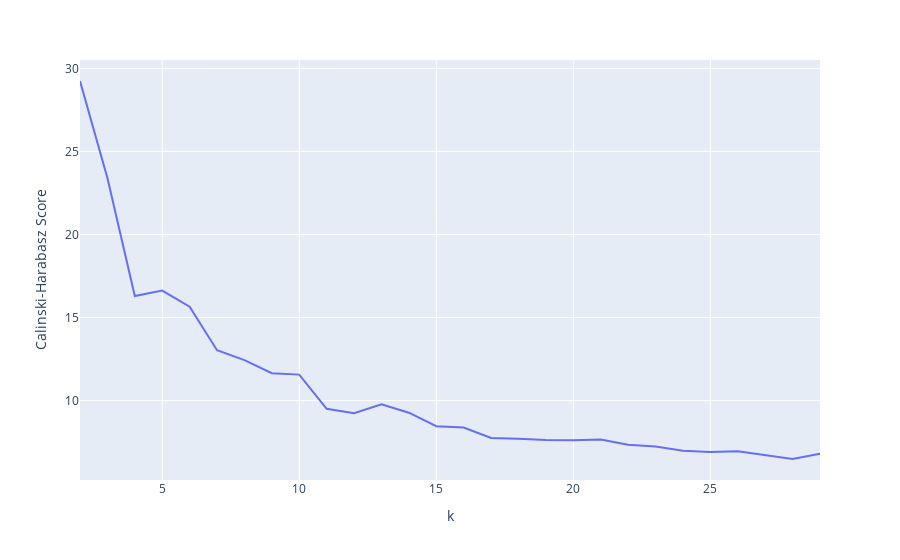

The cell this chart's notebook holds for it:
### Code cell
fig = px.line(df, x='k', y='Calinski-Harabasz Score')
fig.show()

### Figure 1 — Plotly figure (JSON) as saved in the notebook; plotly's stock layout.template omitted (floating-point values rounded to 4 significant figures)
{"data": [{"hovertemplate": "k=%{x}<br>Calinski-Harabasz Score=%{y}<extra></extra>", "legendgroup": "", "line": {"color": "#636efa", "dash": "solid"}, "mode": "lines", "name": "", "orientation": "v", "showlegend": false, "type": "scatter", "x": [2, 3, 4, 5, 6, 7, 8, 9, 10, 11, 12, 13, 14, 15, 16, 17, 18, 19, 20, 21, 22, 23, 24, 25, 26, 27, 28, 29], "xaxis": "x", "y": [29.24, 23.41, 16.29, 16.62, 15.66, 13.03, 12.44, 11.65, 11.56, 9.504, 9.242, 9.779, 9.271, 8.457, 8.383, 7.753, 7.708, 7.632, 7.62, 7.66, 7.338, 7.242, 6.986, 6.908, 6.955, 6.709, 6.484, 6.809], "yaxis": "y"}], "layout": {"legend": {"tracegroupgap": 0}, "margin": {"t": 60}, "xaxis": {"anchor": "y", "domain": [0, 1], "title": {"text": "k"}}, "yaxis": {"anchor": "x", "domain": [0, 1], "title": {"text": "Calinski-Harabasz Score"}}}}
